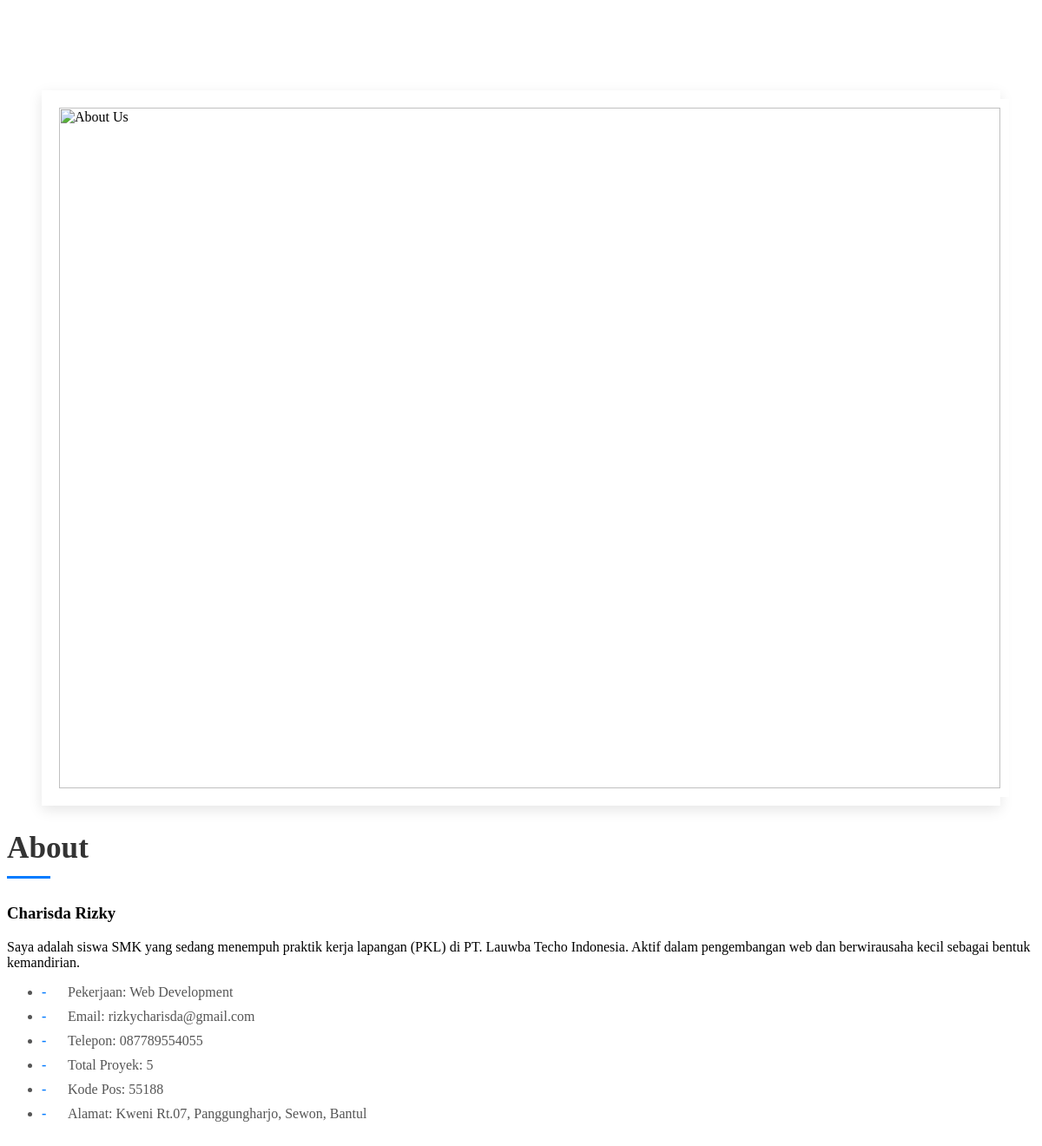
Page /frontend/sections/about.php on the committed database.
### tables this page shows
CREATE TABLE `abouts` (
  `id` int NOT NULL,
  `name` varchar(255) NOT NULL,
  `born` date DEFAULT NULL,
  `address` text,
  `zip_code` varchar(20) DEFAULT NULL,
  `email` varchar(255) DEFAULT NULL,
  `phone` varchar(20) DEFAULT NULL,
  `total_project` int DEFAULT '0',
  `work` varchar(255) DEFAULT NULL,
  `description` text,
  `image` varchar(255) DEFAULT NULL,
  `created_at` timestamp NULL DEFAULT CURRENT_TIMESTAMP,
  `updated_at` timestamp NULL DEFAULT CURRENT_TIMESTAMP ON UPDATE CURRENT_TIMESTAMP
);

### frontend/sections/about.php (the view, shortened to what this page needs)
<div class="site-section" id="about-section">
    <div class="container">
        <div class="row mb-5">
            <div class="col-lg-5 mb-5 mb-lg-0" data-aos="fade-right">
                <figure class="img-border">
                    <img src="../storages/about/<?= $item->image ?>"
                        alt="About Us"
                        class="img-fluid rounded shadow">
                </figure>
            </div>
            <div class="col-lg-6 ml-auto" data-aos="fade-left">
                <?php
                require_once __DIR__ . '../../../config/koneksi.php';
                $query = "SELECT * FROM abouts LIMIT 1";
                $result = mysqli_query($connect, $query);
                if ($result && mysqli_num_rows($result) > 0) {
                    $about = mysqli_fetch_assoc($result);
                ?>
                    <h2 class="section-title mb-4">About</h2>
                    <h3 class="h4 mb-4"><?= htmlspecialchars($about['name'] ?? 'For the next great business') ?></h3>
                    <div class="mb-4">
                        <?php
                        $description = $about['description'] ?? 'Lorem ipsum dolor sit amet consectetur adipisicing elit. Quo tempora cumque eligendi in nostrum labore omnis quaerat.';
                        $paragraphs = explode("\n", wordwrap($description, 500));
                        foreach ($paragraphs as $paragraph) {
                            echo '<p>' . htmlspecialchars(trim($paragraph)) . '</p>';
                        }
                        ?>
                    </div>
                    <div class="mb-4">
                        <ul class="list-unstyled check-list">
                            <?php
                            $work_items = array_filter(explode(',', $about['work'] ?? ''));
                            if (!empty($work_items)) {
                                foreach ($work_items as $item) {
                                    echo '<li class="mb-2">Pekerjaan: ' . htmlspecialchars(trim($item)) . '</li>';
                                }
                            } else {
                                echo '<li class="mb-2"> Pekerjaan: Officia quaerat eaque neque</li>';
                            }
                            ?>
                            <li class="mb-2">Email: <?= htmlspecialchars($about['email'] ?? 'N/A') ?></li>
                            <li class="mb-2">Telepon: <?= htmlspecialchars($about['phone'] ?? 'N/A') ?></li>
                            <li class="mb-2">Total Proyek: <?= htmlspecialchars($about['total_project'] ?? '0') ?></li>
                            <li class="mb-2">Kode Pos: <?= htmlspecialchars($about['zip_code'] ?? 'N/A') ?></li>
                            <li class="mb-2">Alamat: <?= htmlspecialchars($about['address'] ?? 'N/A') ?></li>
                        </ul>
                    </div>
                <?php
                }
                ?>
            </div>
        </div>
    </div>
</div>

### frontend/sections/about.php (style rules this page uses)
#about-section { padding: 80px 0; }
.img-border { position: relative; padding: 10px; background: #fff; box-shadow: 0 5px 15px rgba(0, 0, 0, 0.1); }
.img-border img { width: 100%; aspect-ratio: 9 / 11; object-fit: cover; border: 10px solid #fff; }
.section-title { font-size: 2.2rem; color: #333; position: relative; padding-bottom: 15px; }
.section-title:after { content: ''; position: absolute; left: 0; bottom: 0; width: 50px; height: 3px; background: #007bff; }
.check-list li { position: relative; padding-left: 30px; margin-bottom: 10px; color: #555; }
.check-list li:before { content: '-'; position: absolute; left: 0; color: #007bff; font-weight: bold; }

### rows in the picture
abouts: name "Charisda Rizky", description "Saya adalah siswa SMK yang sedang menempuh praktik kerja lapangan (PKL) di PT. Lauwba Techo Indonesia. Aktif dalam pengembangan web dan berwirausaha kecil sebagai bentuk kemandirian.", work "Web Development", email "rizkycharisda@gmail.com", phone "087789554055", total_project "5", zip_code "55188", address "Kweni Rt.07, Panggungharjo, Sewon, Bantul"
